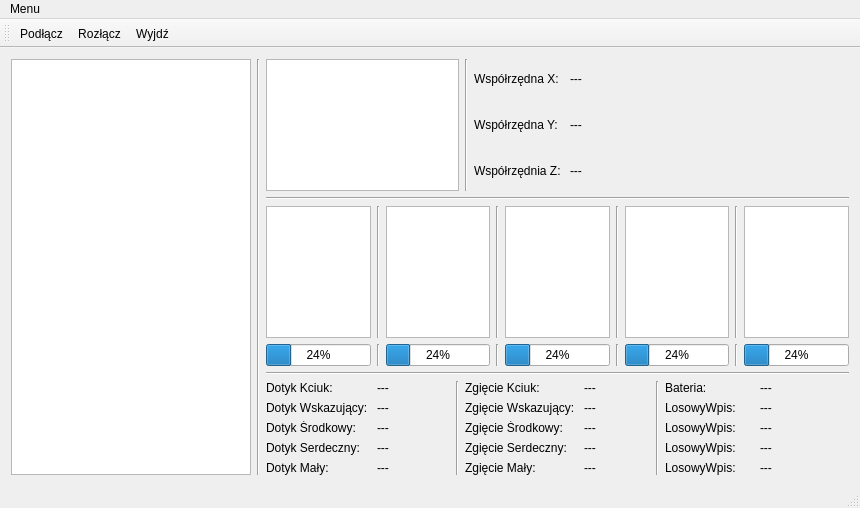
<?xml version="1.0" encoding="UTF-8"?>
<ui version="4.0">
 <class>MainWindow</class>
 <widget class="QMainWindow" name="MainWindow">
  <property name="geometry">
   <rect>
    <x>0</x>
    <y>0</y>
    <width>860</width>
    <height>508</height>
   </rect>
  </property>
  <property name="sizePolicy">
   <sizepolicy hsizetype="Minimum" vsizetype="Minimum">
    <horstretch>0</horstretch>
    <verstretch>0</verstretch>
   </sizepolicy>
  </property>
  <property name="minimumSize">
   <size>
    <width>860</width>
    <height>508</height>
   </size>
  </property>
  <property name="maximumSize">
   <size>
    <width>860</width>
    <height>508</height>
   </size>
  </property>
  <property name="windowTitle">
   <string>Rekawica_sensoryczna</string>
  </property>
  <property name="layoutDirection">
   <enum>Qt::LeftToRight</enum>
  </property>
  <widget class="QWidget" name="centralWidget">
   <property name="enabled">
    <bool>true</bool>
   </property>
   <property name="sizePolicy">
    <sizepolicy hsizetype="Preferred" vsizetype="Preferred">
     <horstretch>0</horstretch>
     <verstretch>0</verstretch>
    </sizepolicy>
   </property>
   <property name="minimumSize">
    <size>
     <width>0</width>
     <height>0</height>
    </size>
   </property>
   <property name="sizeIncrement">
    <size>
     <width>0</width>
     <height>0</height>
    </size>
   </property>
   <layout class="QGridLayout" name="gridLayout" columnminimumwidth="0,0">
    <item row="0" column="0">
     <layout class="QHBoxLayout" name="horizontalLayout_9" stretch="0,0">
      <item>
       <widget class="QGraphicsView" name="graphicsView_7">
        <property name="minimumSize">
         <size>
          <width>240</width>
          <height>400</height>
         </size>
        </property>
       </widget>
      </item>
      <item>
       <widget class="Line" name="line_15">
        <property name="orientation">
         <enum>Qt::Vertical</enum>
        </property>
       </widget>
      </item>
     </layout>
    </item>
    <item row="0" column="1">
     <layout class="QVBoxLayout" name="verticalLayout_11">
      <item>
       <layout class="QHBoxLayout" name="horizontalLayout_2">
        <item>
         <widget class="QGraphicsView" name="graphicsView">
          <property name="minimumSize">
           <size>
            <width>170</width>
            <height>110</height>
           </size>
          </property>
         </widget>
        </item>
        <item>
         <widget class="Line" name="line_2">
          <property name="orientation">
           <enum>Qt::Vertical</enum>
          </property>
         </widget>
        </item>
        <item>
         <layout class="QHBoxLayout" name="horizontalLayout">
          <item>
           <layout class="QVBoxLayout" name="verticalLayout">
            <item>
             <widget class="QLabel" name="label">
              <property name="text">
               <string>Współrzędna X: </string>
              </property>
             </widget>
            </item>
            <item>
             <widget class="QLabel" name="label_2">
              <property name="text">
               <string>Współrzędna Y: </string>
              </property>
             </widget>
            </item>
            <item>
             <widget class="QLabel" name="label_3">
              <property name="text">
               <string>Współrzędnia Z: </string>
              </property>
             </widget>
            </item>
           </layout>
          </item>
          <item>
           <layout class="QVBoxLayout" name="verticalLayout_2">
            <property name="rightMargin">
             <number>10</number>
            </property>
            <item>
             <widget class="QLabel" name="label_4">
              <property name="text">
               <string>---</string>
              </property>
             </widget>
            </item>
            <item>
             <widget class="QLabel" name="label_5">
              <property name="text">
               <string>---</string>
              </property>
             </widget>
            </item>
            <item>
             <widget class="QLabel" name="label_6">
              <property name="text">
               <string>---</string>
              </property>
             </widget>
            </item>
           </layout>
          </item>
         </layout>
        </item>
        <item>
         <spacer name="horizontalSpacer">
          <property name="orientation">
           <enum>Qt::Horizontal</enum>
          </property>
          <property name="sizeType">
           <enum>QSizePolicy::Maximum</enum>
          </property>
          <property name="sizeHint" stdset="0">
           <size>
            <width>320</width>
            <height>20</height>
           </size>
          </property>
         </spacer>
        </item>
       </layout>
      </item>
      <item>
       <layout class="QVBoxLayout" name="verticalLayout_4">
        <item>
         <widget class="Line" name="line_13">
          <property name="orientation">
           <enum>Qt::Horizontal</enum>
          </property>
         </widget>
        </item>
        <item>
         <layout class="QHBoxLayout" name="horizontalLayout_3">
          <item>
           <widget class="QGraphicsView" name="graphicsView_2"/>
          </item>
          <item>
           <widget class="Line" name="line">
            <property name="orientation">
             <enum>Qt::Vertical</enum>
            </property>
           </widget>
          </item>
          <item>
           <widget class="QGraphicsView" name="graphicsView_3"/>
          </item>
          <item>
           <widget class="Line" name="line_3">
            <property name="orientation">
             <enum>Qt::Vertical</enum>
            </property>
           </widget>
          </item>
          <item>
           <widget class="QGraphicsView" name="graphicsView_6"/>
          </item>
          <item>
           <widget class="Line" name="line_4">
            <property name="orientation">
             <enum>Qt::Vertical</enum>
            </property>
           </widget>
          </item>
          <item>
           <widget class="QGraphicsView" name="graphicsView_5"/>
          </item>
          <item>
           <widget class="Line" name="line_5">
            <property name="orientation">
             <enum>Qt::Vertical</enum>
            </property>
           </widget>
          </item>
          <item>
           <widget class="QGraphicsView" name="graphicsView_4"/>
          </item>
         </layout>
        </item>
        <item>
         <layout class="QHBoxLayout" name="horizontalLayout_4">
          <item>
           <widget class="QProgressBar" name="progressBar">
            <property name="value">
             <number>24</number>
            </property>
           </widget>
          </item>
          <item>
           <widget class="Line" name="line_6">
            <property name="orientation">
             <enum>Qt::Vertical</enum>
            </property>
           </widget>
          </item>
          <item>
           <widget class="QProgressBar" name="progressBar_2">
            <property name="value">
             <number>24</number>
            </property>
           </widget>
          </item>
          <item>
           <widget class="Line" name="line_7">
            <property name="orientation">
             <enum>Qt::Vertical</enum>
            </property>
           </widget>
          </item>
          <item>
           <widget class="QProgressBar" name="progressBar_3">
            <property name="value">
             <number>24</number>
            </property>
           </widget>
          </item>
          <item>
           <widget class="Line" name="line_8">
            <property name="orientation">
             <enum>Qt::Vertical</enum>
            </property>
           </widget>
          </item>
          <item>
           <widget class="QProgressBar" name="progressBar_4">
            <property name="value">
             <number>24</number>
            </property>
           </widget>
          </item>
          <item>
           <widget class="Line" name="line_9">
            <property name="orientation">
             <enum>Qt::Vertical</enum>
            </property>
           </widget>
          </item>
          <item>
           <widget class="QProgressBar" name="progressBar_5">
            <property name="value">
             <number>24</number>
            </property>
           </widget>
          </item>
         </layout>
        </item>
        <item>
         <widget class="Line" name="line_12">
          <property name="orientation">
           <enum>Qt::Horizontal</enum>
          </property>
         </widget>
        </item>
       </layout>
      </item>
      <item>
       <layout class="QHBoxLayout" name="horizontalLayout_8">
        <item>
         <layout class="QHBoxLayout" name="horizontalLayout_5">
          <item>
           <layout class="QVBoxLayout" name="verticalLayout_5">
            <item>
             <widget class="QLabel" name="label_10">
              <property name="text">
               <string>Dotyk Kciuk: </string>
              </property>
             </widget>
            </item>
            <item>
             <widget class="QLabel" name="label_11">
              <property name="text">
               <string>Dotyk Wskazujący: </string>
              </property>
             </widget>
            </item>
            <item>
             <widget class="QLabel" name="label_12">
              <property name="text">
               <string>Dotyk Środkowy: </string>
              </property>
             </widget>
            </item>
            <item>
             <widget class="QLabel" name="label_13">
              <property name="text">
               <string>Dotyk Serdeczny: </string>
              </property>
             </widget>
            </item>
            <item>
             <widget class="QLabel" name="label_14">
              <property name="text">
               <string>Dotyk Mały: </string>
              </property>
             </widget>
            </item>
           </layout>
          </item>
          <item>
           <layout class="QVBoxLayout" name="verticalLayout_6">
            <item>
             <widget class="QLabel" name="label_15">
              <property name="text">
               <string>---</string>
              </property>
             </widget>
            </item>
            <item>
             <widget class="QLabel" name="label_16">
              <property name="text">
               <string>---</string>
              </property>
             </widget>
            </item>
            <item>
             <widget class="QLabel" name="label_17">
              <property name="text">
               <string>---</string>
              </property>
             </widget>
            </item>
            <item>
             <widget class="QLabel" name="label_18">
              <property name="text">
               <string>---</string>
              </property>
             </widget>
            </item>
            <item>
             <widget class="QLabel" name="label_19">
              <property name="text">
               <string>---</string>
              </property>
             </widget>
            </item>
           </layout>
          </item>
         </layout>
        </item>
        <item>
         <widget class="Line" name="line_10">
          <property name="orientation">
           <enum>Qt::Vertical</enum>
          </property>
         </widget>
        </item>
        <item>
         <layout class="QHBoxLayout" name="horizontalLayout_6">
          <item>
           <layout class="QVBoxLayout" name="verticalLayout_7">
            <item>
             <widget class="QLabel" name="label_20">
              <property name="text">
               <string>Zgięcie Kciuk: </string>
              </property>
             </widget>
            </item>
            <item>
             <widget class="QLabel" name="label_21">
              <property name="text">
               <string>Zgięcie Wskazujący: </string>
              </property>
             </widget>
            </item>
            <item>
             <widget class="QLabel" name="label_22">
              <property name="text">
               <string>Zgięcie Środkowy: </string>
              </property>
             </widget>
            </item>
            <item>
             <widget class="QLabel" name="label_23">
              <property name="text">
               <string>Zgięcie Serdeczny: </string>
              </property>
             </widget>
            </item>
            <item>
             <widget class="QLabel" name="label_24">
              <property name="text">
               <string>Zgięcie Mały: </string>
              </property>
             </widget>
            </item>
           </layout>
          </item>
          <item>
           <layout class="QVBoxLayout" name="verticalLayout_8">
            <item>
             <widget class="QLabel" name="label_25">
              <property name="text">
               <string>---</string>
              </property>
             </widget>
            </item>
            <item>
             <widget class="QLabel" name="label_26">
              <property name="text">
               <string>---</string>
              </property>
             </widget>
            </item>
            <item>
             <widget class="QLabel" name="label_27">
              <property name="text">
               <string>---</string>
              </property>
             </widget>
            </item>
            <item>
             <widget class="QLabel" name="label_28">
              <property name="text">
               <string>---</string>
              </property>
             </widget>
            </item>
            <item>
             <widget class="QLabel" name="label_29">
              <property name="text">
               <string>---</string>
              </property>
             </widget>
            </item>
           </layout>
          </item>
         </layout>
        </item>
        <item>
         <widget class="Line" name="line_11">
          <property name="orientation">
           <enum>Qt::Vertical</enum>
          </property>
         </widget>
        </item>
        <item>
         <layout class="QHBoxLayout" name="horizontalLayout_7">
          <item>
           <layout class="QVBoxLayout" name="verticalLayout_9">
            <item>
             <widget class="QLabel" name="label_30">
              <property name="text">
               <string>Bateria: </string>
              </property>
             </widget>
            </item>
            <item>
             <widget class="QLabel" name="label_31">
              <property name="text">
               <string>LosowyWpis:</string>
              </property>
             </widget>
            </item>
            <item>
             <widget class="QLabel" name="label_32">
              <property name="text">
               <string>LosowyWpis:</string>
              </property>
             </widget>
            </item>
            <item>
             <widget class="QLabel" name="label_33">
              <property name="text">
               <string>LosowyWpis:</string>
              </property>
             </widget>
            </item>
            <item>
             <widget class="QLabel" name="label_34">
              <property name="text">
               <string>LosowyWpis:</string>
              </property>
             </widget>
            </item>
           </layout>
          </item>
          <item>
           <layout class="QVBoxLayout" name="verticalLayout_10">
            <item>
             <widget class="QLabel" name="label_35">
              <property name="text">
               <string>---</string>
              </property>
             </widget>
            </item>
            <item>
             <widget class="QLabel" name="label_36">
              <property name="text">
               <string>---</string>
              </property>
             </widget>
            </item>
            <item>
             <widget class="QLabel" name="label_37">
              <property name="text">
               <string>---</string>
              </property>
             </widget>
            </item>
            <item>
             <widget class="QLabel" name="label_38">
              <property name="text">
               <string>---</string>
              </property>
             </widget>
            </item>
            <item>
             <widget class="QLabel" name="label_39">
              <property name="text">
               <string>---</string>
              </property>
             </widget>
            </item>
           </layout>
          </item>
         </layout>
        </item>
       </layout>
      </item>
     </layout>
    </item>
   </layout>
  </widget>
  <widget class="QMenuBar" name="menuBar">
   <property name="geometry">
    <rect>
     <x>0</x>
     <y>0</y>
     <width>860</width>
     <height>26</height>
    </rect>
   </property>
   <widget class="QMenu" name="menuMenu">
    <property name="title">
     <string>Menu</string>
    </property>
    <addaction name="actionPod_cz"/>
    <addaction name="actionRoz_cz"/>
    <addaction name="actionWyjd"/>
   </widget>
   <addaction name="menuMenu"/>
  </widget>
  <widget class="QToolBar" name="mainToolBar">
   <attribute name="toolBarArea">
    <enum>TopToolBarArea</enum>
   </attribute>
   <attribute name="toolBarBreak">
    <bool>false</bool>
   </attribute>
   <addaction name="actionPod_cz"/>
   <addaction name="actionRoz_cz"/>
   <addaction name="actionWyjd"/>
  </widget>
  <widget class="QStatusBar" name="statusBar"/>
  <action name="actionPod_cz">
   <property name="text">
    <string>Podłącz</string>
   </property>
  </action>
  <action name="actionRoz_cz">
   <property name="text">
    <string>Rozłącz</string>
   </property>
  </action>
  <action name="actionWyjd">
   <property name="text">
    <string>Wyjdź</string>
   </property>
  </action>
 </widget>
 <layoutdefault spacing="6" margin="11"/>
 <resources/>
 <connections/>
</ui>
